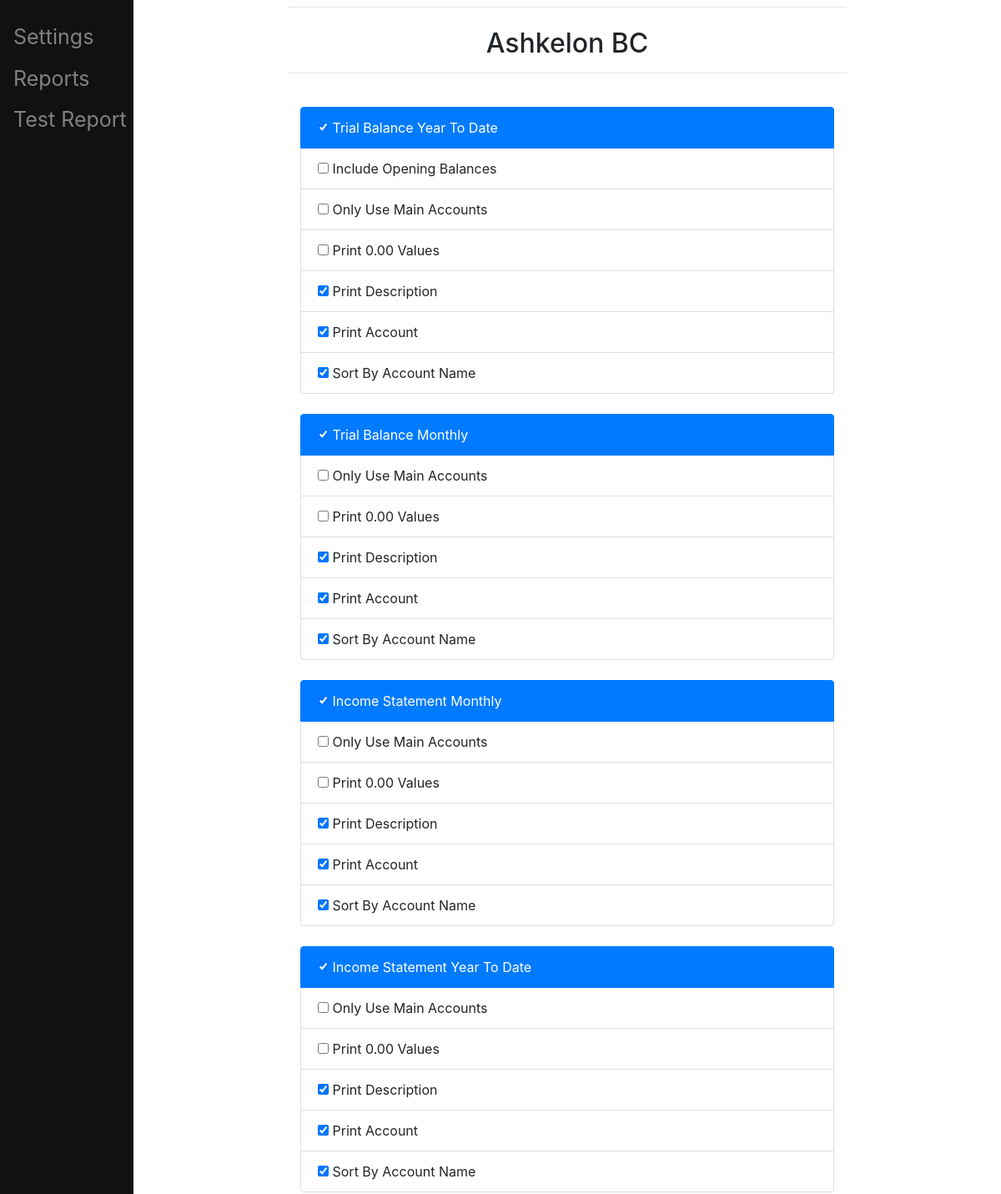
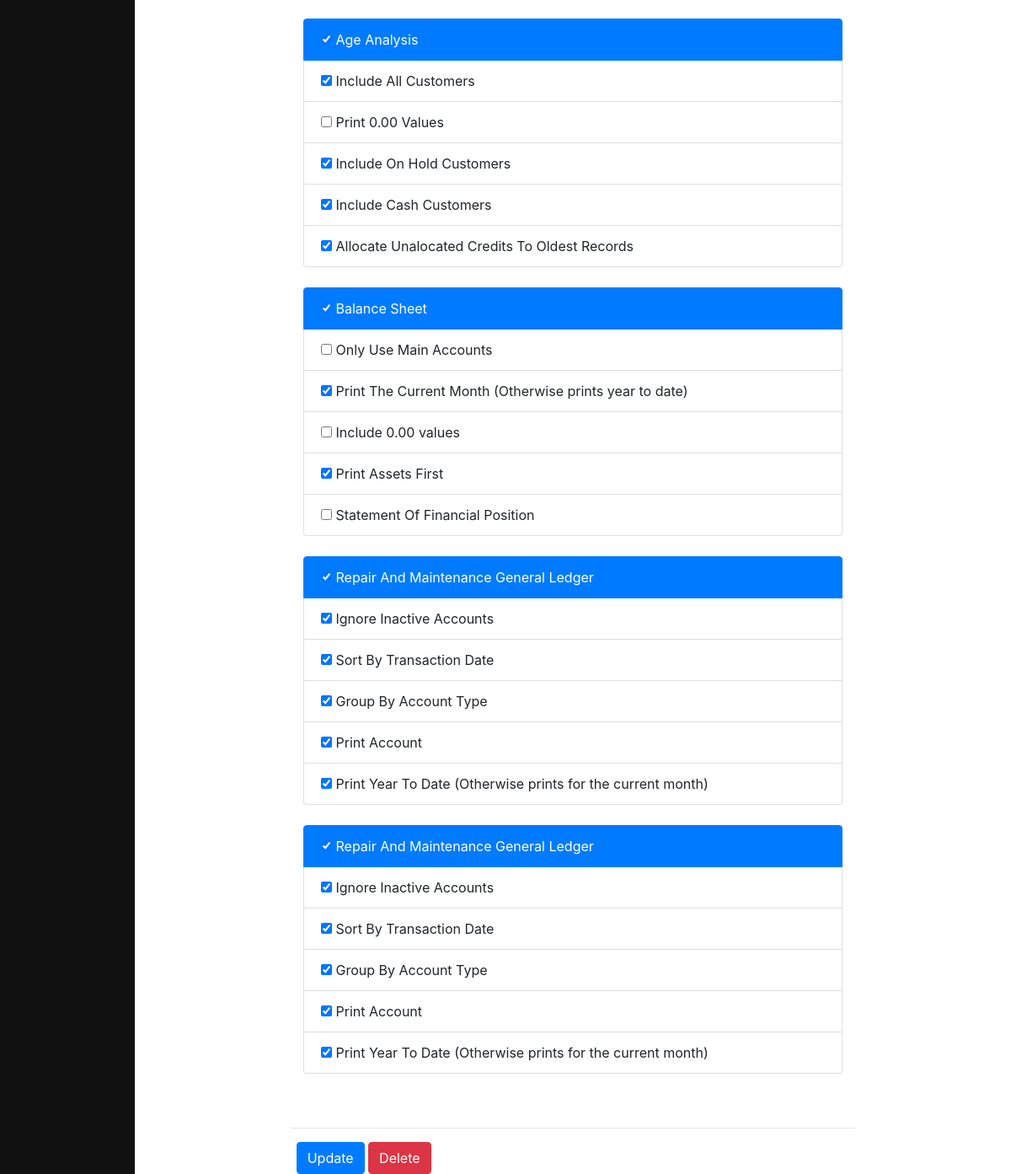
Page /accConnect/setting/17 on the committed database (2 pictures, top to bottom).
### main/models.py (models this page shows, shortened)
class SettingsClass(models.Model):
    Complex = models.CharField(choices=complex_list , max_length =  50 ,default='1' , unique=True)
    Trial_balance_Year_to_date= models.BooleanField(default = False)
    tbytd_Include_opening_balances=models.BooleanField(default = False)
    tbytd_Only_use_main_accounts=models.BooleanField(default = False)
    tbytd_Print_null_values=models.BooleanField(default = False)
    tbytd_Print_description=models.BooleanField(default = True)
    tbytd_Print_account=models.BooleanField(default = True)
    tbytd_Sort_by_account_name=models.BooleanField(default = True)
    Trial_balance_Monthly=models.BooleanField(default = False)
    tbm_Only_use_main_accounts=models.BooleanField(default = False)
    tbm_Print_null_values=models.BooleanField(default = False)
    tbm_Print_description=models.BooleanField(default = True)
    tbm_Print_account=models.BooleanField(default = True)
    tbm_Sort_by_account_name=models.BooleanField(default = True)
    Income_Statement_Year_to_date=models.BooleanField(default = False)
    isytd_Only_use_main_accounts=models.BooleanField(default = False)
    isytd_Sort_by_account_name=models.BooleanField(default = True)
    isytd_Print_null_values=models.BooleanField(default = False)
    isytd_Print_description=models.BooleanField(default = True)
    isytd_Print_account=models.BooleanField(default = True)
    Income_Statement_Monthly=models.BooleanField(default = False)
    ism_Only_use_main_accounts=models.BooleanField(default = False)
    ism_Sort_by_account_name=models.BooleanField(default = True)
    ism_Print_null_values=models.BooleanField(default = False)
    ism_Print_description=models.BooleanField(default = True)
    ism_Print_account=models.BooleanField(default = True)
    Age_Analysis=models.BooleanField(default = False)
    aa_Include_all_customers=models.BooleanField(default = True)
    aa_Include_cash_customers=models.BooleanField(default = True)
    aa_include_on_hold_customers=models.BooleanField(default = True)
    aa_include_null_values=models.BooleanField(default = False)
    aa_allocate_unalocated_credits_to_oldest=models.BooleanField(default = True)
    Balance_Sheet=models.BooleanField(default = False)
    bs_Only_use_main_accounts=models.BooleanField(default = False)
    bs_Print_current_month=models.BooleanField(default = True)
    bs_Include_null_values=models.BooleanField(default = False)
    bs_Print_assets_first=models.BooleanField(default = True)
    bs_statement_of_financial_position=models.BooleanField(default = False)
    Repair_and_Maintenance_General_Ledger=models.BooleanField(default = False)
    rmgl_Ignore_inactive_accounts=models.BooleanField(default = True)
    rmgl_Sort_by_transaction_date=models.BooleanField(default = True)
    rmgl_Group_by_account_type=models.BooleanField(default = True)
    rmgl_Print_description=models.BooleanField(default = True)
    rmgl_Print_account=models.BooleanField(default = True)
    rmgl_Print_year_to_date=models.BooleanField(default = True)
    rmgl_Print_monthly=models.BooleanField(default = False)
    Major_capital_Items_General_Ledger=models.BooleanField(default = False)
    mcigl_Ignore_inactive_accounts=models.BooleanField(default = True)
    mcigl_Sort_by_transaction_date=models.BooleanField(default = True)
    mcigl_Group_by_account_type=models.BooleanField(default = True)
    mcigl_Print_description=models.BooleanField(default = True)
    mcigl_Print_account=models.BooleanField(default = True)
    mcigl_Print_year_to_date=models.BooleanField(default = True)
    mcigl_Print_monthly=models.BooleanField(default = False)

### main/views.py (the view, shortened to what this page needs)
# urls.py: path('accConnect/setting/<int:setting_pk>', views.viewSettings, name='viewSettings' ),
def viewSettings(request,  setting_pk):
    setting = get_object_or_404(SettingsClass, pk=setting_pk)
    if request.method == 'GET':
        form = SettingUpdateForm(instance=setting)
        return render(request, 'main/viewSettings.html', {'setting': setting, 'form':form})
    return render(request, 'main/viewSettings.html', {'setting': setting, 'form':form})

### main/forms.py
class SettingUpdateForm(ModelForm):
    class Meta:
        model = SettingsClass
        exclude = ['Complex']

### main/templates/main/viewSettings.html (shortened to what this page needs)
{% extends "main/base.html"%}
{% block content %}
<h2 style="text-align: center">{{ setting.Complex }}</h2>
 <hr>
<br>
<form method="POST" action="{% url 'viewSettings' setting.pk %}">
<div class="container">
  <ul class='list-group'>
    <li class='list-group-item active'>{{ form.Trial_balance_Year_to_date }} Trial Balance Year To Date</li>
    <li class='list-group-item'>{{ form.tbytd_Include_opening_balances }} Include Opening Balances</li>
    <li class='list-group-item'>{{ form.tbytd_Only_use_main_accounts }} Only Use Main Accounts</li>
    <li class='list-group-item'>{{ form.tbytd_Print_null_values }} Print 0.00 Values</li>
    <li class='list-group-item'>{{ form.tbytd_Print_description }} Print Description</li>
    <li class='list-group-item'>{{ form.tbytd_Print_account }} Print Account</li>
    <li class='list-group-item'>{{ form.tbytd_Sort_by_account_name }} Sort By Account Name</li>
  </ul>
  <br>
  <ul class='list-group'>
    <li class='list-group-item active'>{{ form.Trial_balance_Monthly }} Trial Balance Monthly</li>
    <li class='list-group-item'>{{ form.tbm_Only_use_main_accounts }} Only Use Main Accounts</li>
    <li class='list-group-item'>{{ form.tbm_Print_null_values }} Print 0.00 Values</li>
    <li class='list-group-item'>{{ form.tbm_Print_description }} Print Description</li>
    <li class='list-group-item'>{{ form.tbm_Print_account }} Print Account</li>
    <li class='list-group-item'>{{ form.tbm_Sort_by_account_name }} Sort By Account Name</li>
  </ul>
  <br>
  <ul class='list-group'>
    <li class='list-group-item active'>{{ form.Income_Statement_Monthly }} Income Statement Monthly</li>
    <li class='list-group-item'>{{ form.ism_Only_use_main_accounts }} Only Use Main Accounts</li>
    <li class='list-group-item'>{{ form.ism_Print_null_values }} Print 0.00 Values</li>
    <li class='list-group-item'>{{ form.ism_Print_description }} Print Description</li>
    <li class='list-group-item'>{{ form.ism_Print_account }} Print Account</li>
    <li class='list-group-item'>{{ form.ism_Sort_by_account_name }} Sort By Account Name</li>
  </ul>
  <br>
  <ul class='list-group'>
    <li class='list-group-item active'>{{ form.Income_Statement_Year_to_date }} Income Statement Year To Date</li>
    <li class='list-group-item'>{{ form.isytd_Only_use_main_accounts }} Only Use Main Accounts</li>
    <li class='list-group-item'>{{ form.isytd_Print_null_values }} Print 0.00 Values</li>
    <li class='list-group-item'>{{ form.isytd_Print_description }} Print Description</li>
    <li class='list-group-item'>{{ form.isytd_Print_account }} Print Account</li>
    <li class='list-group-item'>{{ form.isytd_Sort_by_account_name }} Sort By Account Name</li>
  </ul>
  <br>
  <ul class='list-group'>
    <li class='list-group-item active'>{{ form.Age_Analysis }} Age Analysis</li>
    <li class='list-group-item'>{{ form.aa_Include_all_customers }} Include All Customers</li>
    <li class='list-group-item'>{{ form.aa_include_null_values }} Print 0.00 Values</li>
    <li class='list-group-item'>{{ form.aa_include_on_hold_customers }} Include On Hold Customers</li>
    <li class='list-group-item'>{{ form.aa_Include_cash_customers }} Include Cash Customers</li>
    <li class='list-group-item'>{{ form.aa_allocate_unalocated_credits_to_oldest }} Allocate Unalocated Credits To Oldest Records</li>
  </ul>
  <br>
  <ul class='list-group'>
    <li class='list-group-item active'>{{ form.Balance_Sheet }} Balance Sheet</li>
    <li class='list-group-item'>{{ form.bs_Only_use_main_accounts }} Only Use Main Accounts</li>
    <li class='list-group-item'>{{ form.bs_Print_current_month }} Print The Current Month (Otherwise prints year to date)</li>
    <li class='list-group-item'>{{ form.bs_Include_null_values }} Include 0.00 values</li>
    <li class='list-group-item'>{{ form.bs_Print_assets_first }} Print Assets First</li>
    <li class='list-group-item'>{{ form.bs_statement_of_financial_position }} Statement Of Financial Position</li>
  </ul>
  <br>
  <ul class='list-group'>
    <li class='list-group-item active'>{{ form.Repair_and_Maintenance_General_Ledger }} Repair And Maintenance General Ledger</li>
    <li class='list-group-item'>{{ form.rmgl_Ignore_inactive_accounts }} Ignore Inactive Accounts</li>
    <li class='list-group-item'>{{ form.rmgl_Sort_by_transaction_date }} Sort By Transaction Date</li>
    <li class='list-group-item'>{{ form.rmgl_Group_by_account_type }} Group By Account Type</li>
    <li class='list-group-item'>{{ form.rmgl_Print_account }} Print Account</li>
    <li class='list-group-item'>{{ form.rmgl_Print_year_to_date }} Print Year To Date (Otherwise prints for the current month)</li>
  </ul>
  <br>
  <ul class='list-group'>
    <li class='list-group-item active'>{{ form.Major_capital_Items_General_Ledger }} Repair And Maintenance General Ledger</li>
    <li class='list-group-item'>{{ form.mcigl_Ignore_inactive_accounts }} Ignore Inactive Accounts</li>
    <li class='list-group-item'>{{ form.mcigl_Sort_by_transaction_date }} Sort By Transaction Date</li>
    <li class='list-group-item'>{{ form.mcigl_Group_by_account_type }} Group By Account Type</li>
    <li class='list-group-item'>{{ form.mcigl_Print_account }} Print Account</li>
    <li class='list-group-item'>{{ form.mcigl_Print_year_to_date }} Print Year To Date (Otherwise prints for the current month)</li>
  </ul>
</div>
<br>
<br>
<hr>
<div class="btn-update" style="padding-left: 1%">
<button type="submit" class='btn btn-primary'>Update</button>
<button type="delete" class="btn btn-danger">Delete</button>
</div>
</form>
{% endblock %}

### rows in the picture
SettingsClass: Complex "Ashkelon BC", Trial_balance_Year_to_date "☑", tbytd_Print_description "☑", tbytd_Print_account "☑", tbytd_Sort_by_account_name "☑", Trial_balance_Monthly "☑", tbm_Print_description "☑", tbm_Print_account "☑", tbm_Sort_by_account_name "☑", Income_Statement_Monthly "☑", ism_Print_description "☑", ism_Print_account "☑", ism_Sort_by_account_name "☑", Income_Statement_Year_to_date "☑", isytd_Print_description "☑", isytd_Print_account "☑", isytd_Sort_by_account_name "☑", Age_Analysis "☑", aa_Include_all_customers "☑", aa_include_on_hold_customers "☑", aa_Include_cash_customers "☑", aa_allocate_unalocated_credits_to_oldest "☑", Balance_Sheet "☑", bs_Print_current_month "☑", bs_Print_assets_first "☑", Repair_and_Maintenance_General_Ledger "☑", rmgl_Ignore_inactive_accounts "☑", rmgl_Sort_by_transaction_date "☑", rmgl_Group_by_account_type "☑", rmgl_Print_account "☑", rmgl_Print_year_to_date "☑", Major_capital_Items_General_Ledger "☑", mcigl_Ignore_inactive_accounts "☑", mcigl_Sort_by_transaction_date "☑", mcigl_Group_by_account_type "☑", mcigl_Print_account "☑", mcigl_Print_year_to_date "☑"
